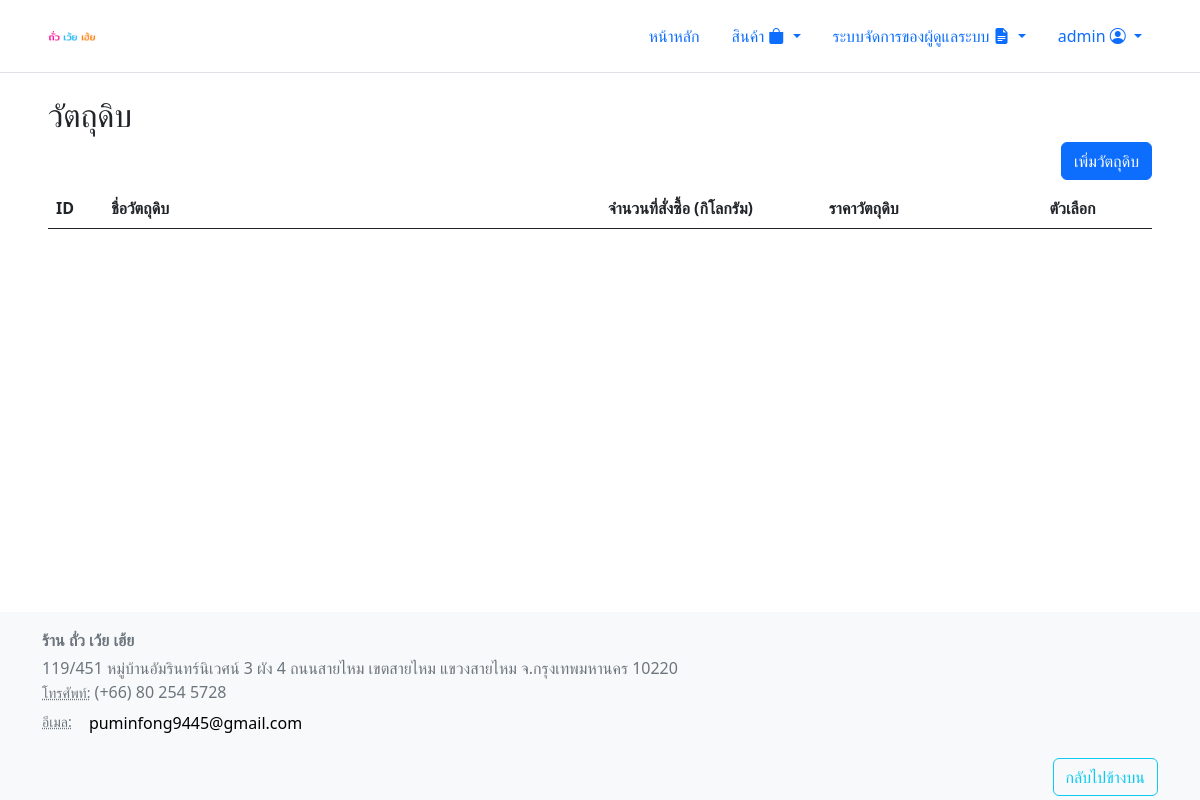
Page /view/admin_page/material_admin.php (signed in) on the earlier database version.
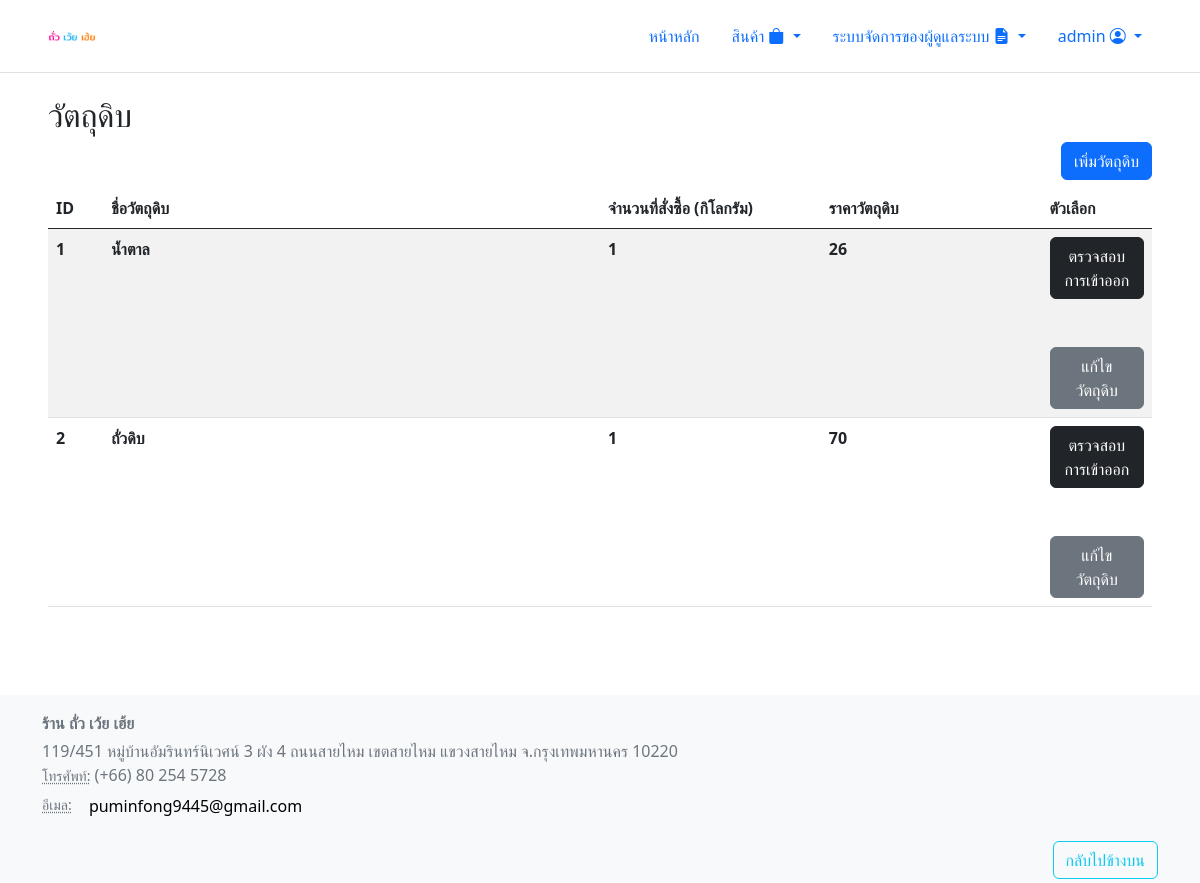
Same page on the later database version.
### tables this page shows
CREATE TABLE `materials` (
  `material_id` int(11) NOT NULL,
  `material_name` varchar(255) NOT NULL,
  `bought_amount` double NOT NULL DEFAULT 0,
  `material_amount` double NOT NULL DEFAULT 0,
  `bought_price` int(11) NOT NULL
);

### html/view/admin_page/material_admin.php (the view, shortened to what this page needs)
<?php
require '../../inc/header.php';
?>
<h2>วัตถุดิบ</h2>
    <div class="mb-2 d-flex flex-row-reverse">
      <?php include 'add_material_modal.php'; ?>
    </div>
	  <table id="MaterialTable" class="table table-striped" style="width:100%">
        <thead>
			<center>
            <tr>
            <th width='5%'>
              ID
            </th>
			      <th width='45%'>
              ชื่อวัตถุดิบ
            </th>
            <th width='20%'>
              จำนวนที่สั่งซื้อ (กิโลกรัม)
            </th>
            <th width='20%'>
              ราคาวัตถุดิบ
            </th>
            <th width='20%'>
              ตัวเลือก
            </th>
          </tr>
			</center>
        </thead>
        <tbody>
        <?php
        	$select_materials = mysqli_query($db, "SELECT * FROM `materials`");
      		if(mysqli_num_rows($select_materials) > 0){
         		while($fetch_material = mysqli_fetch_assoc($select_materials)){
        ?>
            <tr>
                <th>
                    <?=$fetch_material['material_id']?>
                </th>
				        <th>
                    <?=$fetch_material['material_name']?>
                </th>
                <th>
                    <?=$fetch_material['bought_amount']?>
                </th>
                <th>
                    <?=$fetch_material['bought_price']?>
                </th>
                <th>
                  <a class="btn btn-dark" href="../../view/log/log_materials.php?id=<?=$fetch_material['material_id']?>">ตรวจสอบการเข้าออก</a>
                    <br><br>
                    <br>
                    <button type="button" class="btn btn-secondary" data-bs-toggle="modal" data-bs-target="#editmaterialModal<?=$fetch_material['material_id']?>">
                      แก้ไขวัตถุดิบ
                    </button>
                </th>
            </tr><?php
              }
            }
        ?>
        </tbody>
    </table>
  </div>
<?php
require '../../inc/footer.php';
?>

Differences in the rows shown:
added materials: material_id "1", material_name "น้ำตาล", bought_amount "1", bought_price "26"
added materials: material_id "2", material_name "ถั่วดิบ", bought_amount "1", bought_price "70"
